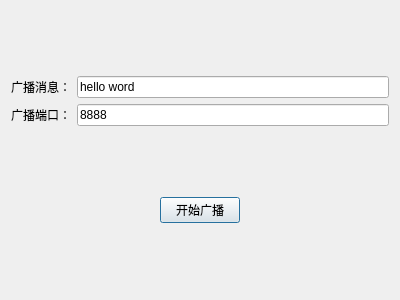
<?xml version="1.0" encoding="UTF-8"?>
<ui version="4.0">
 <class>sendDialog</class>
 <widget class="QDialog" name="sendDialog">
  <property name="geometry">
   <rect>
    <x>0</x>
    <y>0</y>
    <width>400</width>
    <height>300</height>
   </rect>
  </property>
  <property name="windowTitle">
   <string/>
  </property>
  <layout class="QVBoxLayout" name="verticalLayout">
   <item>
    <layout class="QGridLayout" name="gridLayout">
     <item row="0" column="0">
      <widget class="QLabel" name="label">
       <property name="text">
        <string>广播消息：</string>
       </property>
      </widget>
     </item>
     <item row="0" column="1">
      <widget class="QLineEdit" name="msgEdit">
       <property name="text">
        <string>hello word</string>
       </property>
      </widget>
     </item>
     <item row="1" column="0">
      <widget class="QLabel" name="label_2">
       <property name="text">
        <string>广播端口：</string>
       </property>
      </widget>
     </item>
     <item row="1" column="1">
      <widget class="QLineEdit" name="portEdit">
       <property name="text">
        <string>8888</string>
       </property>
      </widget>
     </item>
    </layout>
   </item>
   <item>
    <layout class="QHBoxLayout" name="horizontalLayout">
     <item>
      <spacer name="horizontalSpacer">
       <property name="orientation">
        <enum>Qt::Horizontal</enum>
       </property>
       <property name="sizeHint" stdset="0">
        <size>
         <width>40</width>
         <height>20</height>
        </size>
       </property>
      </spacer>
     </item>
     <item>
      <widget class="QPushButton" name="startButton">
       <property name="text">
        <string>开始广播</string>
       </property>
      </widget>
     </item>
     <item>
      <spacer name="horizontalSpacer_2">
       <property name="orientation">
        <enum>Qt::Horizontal</enum>
       </property>
       <property name="sizeHint" stdset="0">
        <size>
         <width>40</width>
         <height>20</height>
        </size>
       </property>
      </spacer>
     </item>
    </layout>
   </item>
  </layout>
 </widget>
 <resources/>
 <connections/>
</ui>
